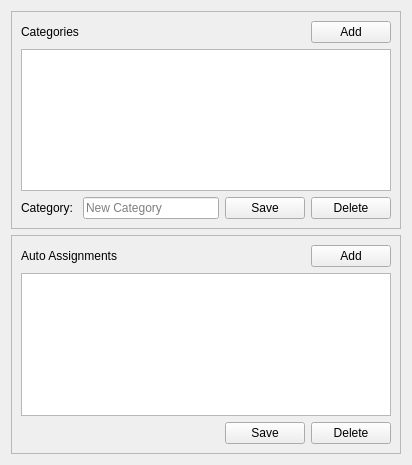
<?xml version="1.0" encoding="UTF-8"?>
<ui version="4.0">
 <class>CategoriesWidget</class>
 <widget class="QWidget" name="CategoriesWidget">
  <property name="geometry">
   <rect>
    <x>0</x>
    <y>0</y>
    <width>412</width>
    <height>465</height>
   </rect>
  </property>
  <property name="windowTitle">
   <string>Categories</string>
  </property>
  <layout class="QVBoxLayout" name="verticalLayout">
   <item>
    <widget class="QFrame" name="frame">
     <property name="frameShape">
      <enum>QFrame::StyledPanel</enum>
     </property>
     <property name="frameShadow">
      <enum>QFrame::Raised</enum>
     </property>
     <layout class="QVBoxLayout" name="verticalLayout_2">
      <item>
       <layout class="QHBoxLayout" name="horizontalLayout_3">
        <item>
         <widget class="QLabel" name="label_2">
          <property name="text">
           <string>Categories</string>
          </property>
         </widget>
        </item>
        <item>
         <spacer name="horizontalSpacer">
          <property name="orientation">
           <enum>Qt::Horizontal</enum>
          </property>
          <property name="sizeHint" stdset="0">
           <size>
            <width>399</width>
            <height>20</height>
           </size>
          </property>
         </spacer>
        </item>
        <item>
         <widget class="QPushButton" name="addButton">
          <property name="text">
           <string>Add</string>
          </property>
         </widget>
        </item>
       </layout>
      </item>
      <item>
       <widget class="QTableView" name="tableView">
        <property name="selectionBehavior">
         <enum>QAbstractItemView::SelectRows</enum>
        </property>
       </widget>
      </item>
      <item>
       <layout class="QHBoxLayout" name="horizontalLayout_4">
        <item>
         <widget class="QLabel" name="label">
          <property name="text">
           <string>Category: </string>
          </property>
         </widget>
        </item>
        <item>
         <widget class="QLineEdit" name="categoryEdit">
          <property name="placeholderText">
           <string>New Category</string>
          </property>
         </widget>
        </item>
        <item>
         <widget class="QPushButton" name="saveButton">
          <property name="text">
           <string>Save</string>
          </property>
         </widget>
        </item>
        <item>
         <widget class="QPushButton" name="deleteButton">
          <property name="text">
           <string>Delete</string>
          </property>
         </widget>
        </item>
       </layout>
      </item>
     </layout>
    </widget>
   </item>
   <item>
    <widget class="QFrame" name="frame_2">
     <property name="frameShape">
      <enum>QFrame::StyledPanel</enum>
     </property>
     <property name="frameShadow">
      <enum>QFrame::Raised</enum>
     </property>
     <layout class="QVBoxLayout" name="verticalLayout_3">
      <item>
       <layout class="QHBoxLayout" name="horizontalLayout">
        <item>
         <widget class="QLabel" name="label_3">
          <property name="text">
           <string>Auto Assignments</string>
          </property>
         </widget>
        </item>
        <item>
         <spacer name="horizontalSpacer_2">
          <property name="orientation">
           <enum>Qt::Horizontal</enum>
          </property>
          <property name="sizeHint" stdset="0">
           <size>
            <width>40</width>
            <height>20</height>
           </size>
          </property>
         </spacer>
        </item>
        <item>
         <widget class="QPushButton" name="addAssignment">
          <property name="text">
           <string>Add</string>
          </property>
         </widget>
        </item>
       </layout>
      </item>
      <item>
       <widget class="QTableView" name="assignmentsView"/>
      </item>
      <item>
       <layout class="QHBoxLayout" name="horizontalLayout_2">
        <item>
         <spacer name="horizontalSpacer_3">
          <property name="orientation">
           <enum>Qt::Horizontal</enum>
          </property>
          <property name="sizeHint" stdset="0">
           <size>
            <width>40</width>
            <height>20</height>
           </size>
          </property>
         </spacer>
        </item>
        <item>
         <widget class="QPushButton" name="saveAssignment">
          <property name="text">
           <string>Save</string>
          </property>
         </widget>
        </item>
        <item>
         <widget class="QPushButton" name="deleteAssignment">
          <property name="text">
           <string>Delete</string>
          </property>
         </widget>
        </item>
       </layout>
      </item>
     </layout>
    </widget>
   </item>
  </layout>
 </widget>
 <resources/>
 <connections/>
</ui>
